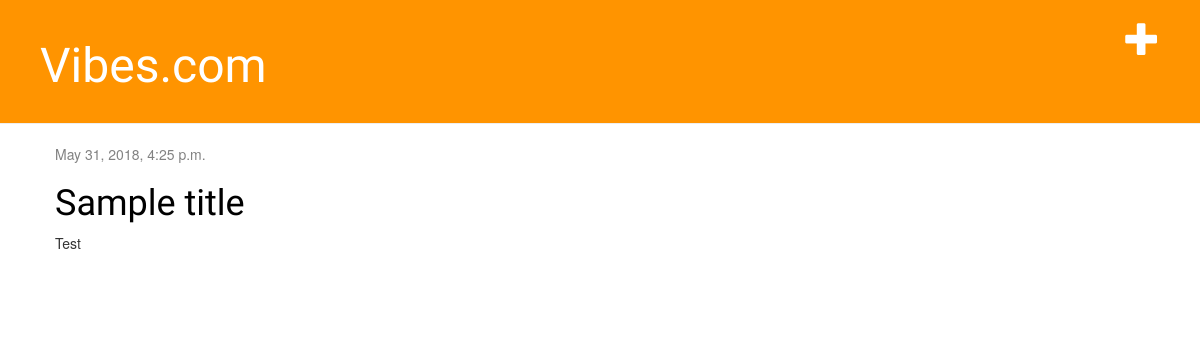
Before: / with the older database file.
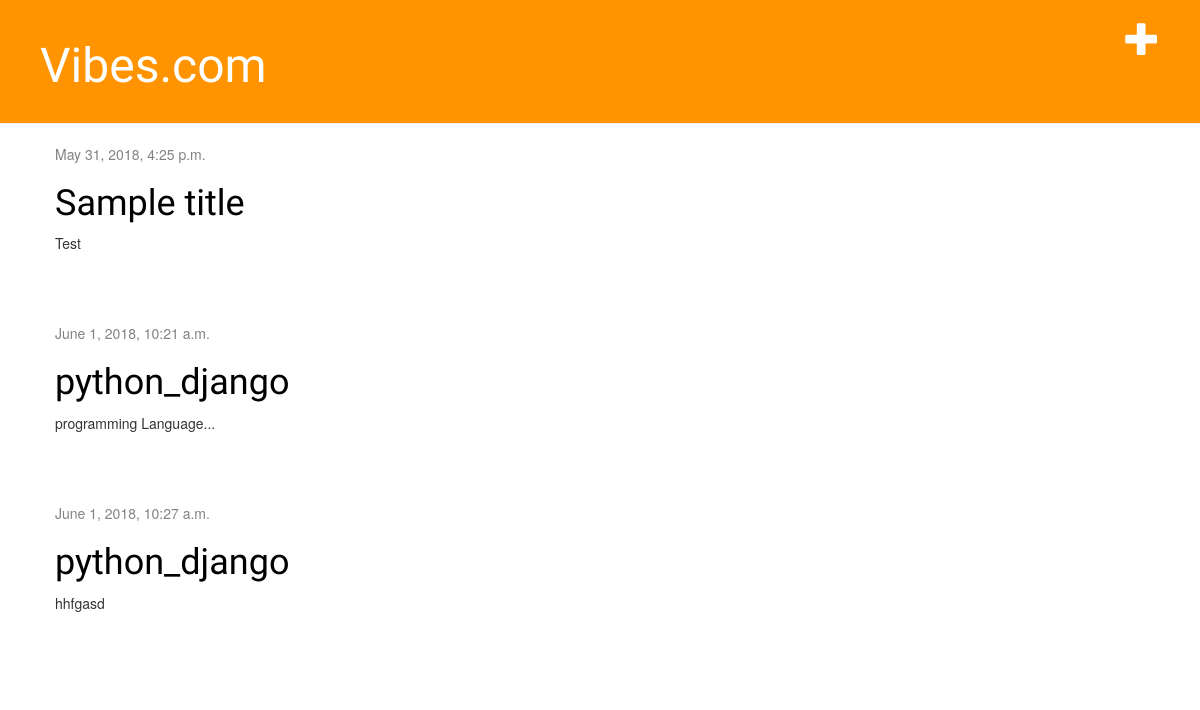
After: the same page with the newer database file.
### blog/models.py (models this page shows, shortened)
class Post(models.Model):
    author = models.ForeignKey('auth.User', on_delete=models.CASCADE)
    title = models.CharField(max_length=200)
    text = models.TextField()
    created_date = models.DateTimeField(
            default=timezone.now)
    published_date = models.DateTimeField(
            blank=True, null=True)

### blog/views.py (the view)
def post_list(request):
    posts = Post.objects.filter(published_date__lte=timezone.now()).order_by('published_date')
    return render(request, 'blog/post_list.html', {'posts': posts})

### blog/templates/blog/post_list.html
{% extends 'blog/base.html' %}
{% block content %}
    {% for post in posts %}
        <div class="post">
            <div class="date">
                {{ post.published_date }}
            </div>
            <h1><a href="{% url 'post_detail' pk=post.pk %}">{{ post.title }}</a></h1>
            <p>{{ post.text|linebreaksbr }}</p>
        </div>
    {% endfor %}
{% endblock %}

### blog/templates/blog/base.html (shortened to what this page needs)
{% load staticfiles %}
<html>
    <head>
        <link rel="stylesheet" href="//maxcdn.bootstrapcdn.com/bootstrap/3.2.0/css/bootstrap.min.css">
        <link rel="stylesheet" href="//maxcdn.bootstrapcdn.com/bootstrap/3.2.0/css/bootstrap-theme.min.css">
        <link rel="stylesheet" href="{% static 'css/blog.css' %}">
    </head>
    <body>
        <div class="page-header">
            <a href="{% url 'post_new' %}" class="top-menu"><span class="glyphicon glyphicon-plus"></span></a>
            <h1><a href="/">Vibes.com</a></h1>
        </div>
        <div class="content container">
            <div class="row">
                <div class="col-md-8">
                    {% block content %}
                    {% endblock %}
                </div>
            </div>
        </div>
    </body>
</html>

Changed rows visible on the page:
added Post: published_date "June 1, 2018, 10:21 a.m.", title "python_django", text "programming Language..."
added Post: published_date "June 1, 2018, 10:27 a.m.", title "python_django", text "hhfgasd"
